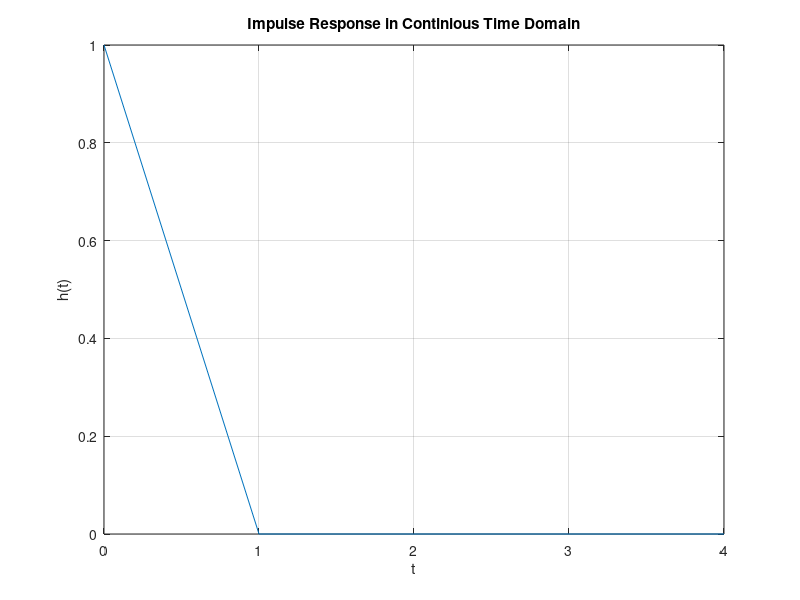
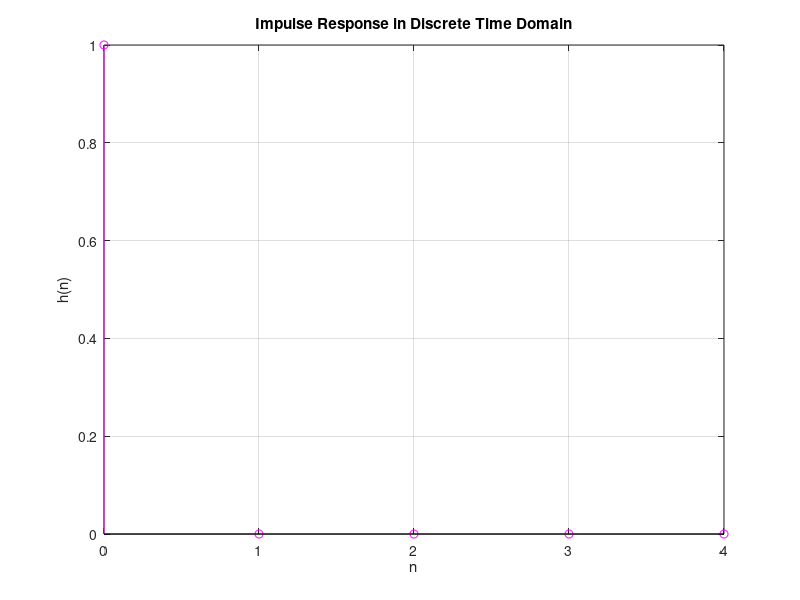
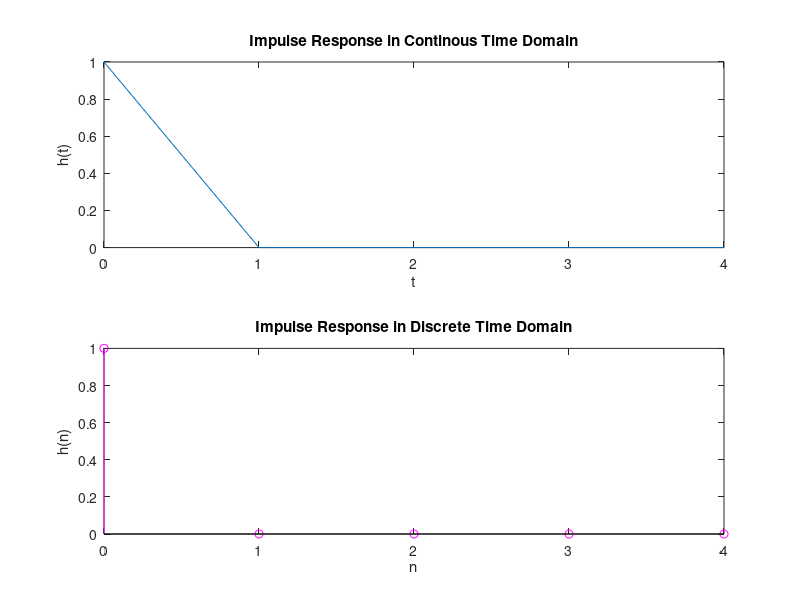

Reproduce these figures in MATLAB, in order.
clc;
clear all;
a=input('Enter coefficients of output variables ');
b=input('Enter coefficients of input variables ');
n=input('Enter the number of samples ');
[h,t]=impz(b,a,n);
figure;
plot(t,h);
grid on;
xlabel('t');
ylabel('h(t)');
title('Impulse Response in Continious Time Domain');
figure;
stem(t,h,'m');
xlabel('n');
ylabel('h(n)');
title('Impulse Response in Discrete Time Domain');
grid on;
figure;
subplot(2,1,1),plot(t,h);
xlabel('t');
ylabel('h(t)');
title('Impulse Response in Continous Time Domain');
subplot(2,1,2),stem(t,h,'m');
xlabel('n');
ylabel('h(n)');
title('Impulse Response in Discrete Time Domain');